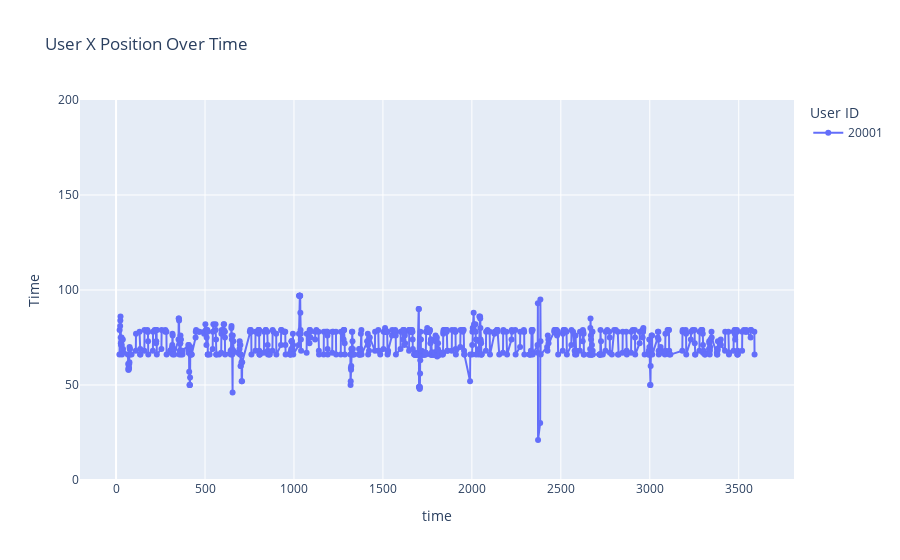
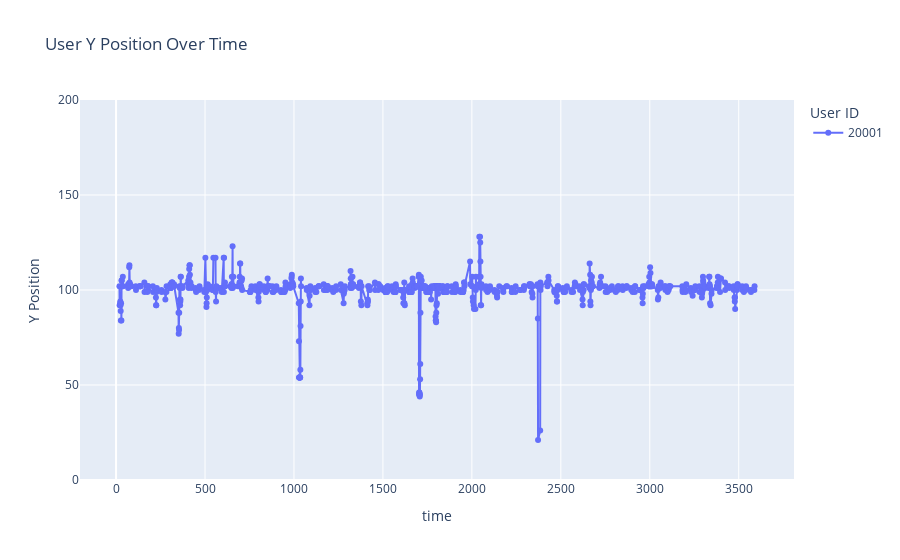

The notebook cell these images were saved under, in order:
### Code cell
plot_xy_trajectory(df_b, test_case)

### Figure 1 — Plotly figure (JSON) as saved in the notebook; plotly's stock layout.template omitted (floating-point values rounded to 4 significant figures; data arrays with more than 128 entries replaced by an {"elided": "..."} marker saying what was removed)
{"data": [{"hovertemplate": "User ID=20001<br>time=%{x}<br>Time=%{y}<extra></extra>", "legendgroup": "20001", "line": {"color": "#636efa", "dash": "solid"}, "marker": {"symbol": "circle"}, "mode": "lines+markers", "name": "20001", "orientation": "v", "showlegend": true, "type": "scatter", "x": {"elided": "803 int values"}, "xaxis": "x", "y": {"elided": "803 int values"}, "yaxis": "y"}], "layout": {"legend": {"title": {"text": "User ID"}, "tracegroupgap": 0}, "title": {"text": "User X Position Over Time"}, "xaxis": {"anchor": "y", "domain": [0, 1], "title": {"text": "time"}}, "yaxis": {"anchor": "x", "domain": [0, 1], "range": [0, 200], "title": {"text": "Time"}}}}

### Figure 2 — Plotly figure (JSON) as saved in the notebook; plotly's stock layout.template omitted (floating-point values rounded to 4 significant figures; data arrays with more than 128 entries replaced by an {"elided": "..."} marker saying what was removed)
{"data": [{"hovertemplate": "User ID=20001<br>time=%{x}<br>Y Position=%{y}<extra></extra>", "legendgroup": "20001", "line": {"color": "#636efa", "dash": "solid"}, "marker": {"symbol": "circle"}, "mode": "lines+markers", "name": "20001", "orientation": "v", "showlegend": true, "type": "scatter", "x": {"elided": "803 int values"}, "xaxis": "x", "y": {"elided": "803 int values"}, "yaxis": "y"}], "layout": {"legend": {"title": {"text": "User ID"}, "tracegroupgap": 0}, "title": {"text": "User Y Position Over Time"}, "xaxis": {"anchor": "y", "domain": [0, 1], "title": {"text": "time"}}, "yaxis": {"anchor": "x", "domain": [0, 1], "range": [0, 200], "title": {"text": "Y Position"}}}}
